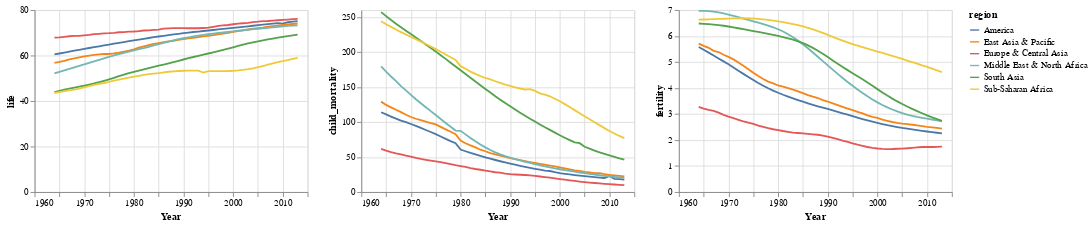

Here is the notebook cell this chart was saved with:
### Code cell
brush = alt.selection_interval()  # selection of type "interval"
chart = alt.Chart(global_df).mark_line().encode(
    alt.X('Year:Q',axis=alt.Axis(format="")), #change year take out comma
    color=alt.condition(brush, 'region:N', alt.value('lightgray'))
).properties(
    width=300,
    height=200
).add_selection(
    brush
)
chart.encode(y='life:Q')|chart.encode(y='child_mortality:Q')|chart.encode(y='fertility:Q').interactive()

### Figure 1 — Vega-Lite specification as saved in the notebook (floating-point values rounded to 4 significant figures; data arrays with more than 128 entries replaced by an {"elided": "..."} marker saying what was removed)
{"config": {"view": {"continuousWidth": 400, "continuousHeight": 300}}, "hconcat": [{"mark": "line", "encoding": {"color": {"condition": {"field": "region", "type": "nominal", "selection": "selector127"}, "value": "lightgray"}, "x": {"axis": {"format": ""}, "field": "Year", "type": "quantitative"}, "y": {"field": "life", "type": "quantitative"}}, "height": 200, "selection": {"selector127": {"type": "interval"}}, "width": 300}, {"mark": "line", "encoding": {"color": {"condition": {"field": "region", "type": "nominal", "selection": "selector127"}, "value": "lightgray"}, "x": {"axis": {"format": ""}, "field": "Year", "type": "quantitative"}, "y": {"field": "child_mortality", "type": "quantitative"}}, "height": 200, "selection": {"selector127": {"type": "interval"}}, "width": 300}, {"mark": "line", "encoding": {"color": {"condition": {"field": "region", "type": "nominal", "selection": "selector127"}, "value": "lightgray"}, "x": {"axis": {"format": ""}, "field": "Year", "type": "quantitative"}, "y": {"field": "fertility", "type": "quantitative"}}, "height": 200, "selection": {"selector127": {"type": "interval"}, "selector128": {"type": "interval", "bind": "scales", "encodings": ["x", "y"]}}, "width": 300}], "data": {"name": "data-6cbfb7cea25a893df7dc55906bece3e9"}, "$schema": "https://vega.github.io/schema/vega-lite/v4.17.0.json", "datasets": {"data-6cbfb7cea25a893df7dc55906bece3e9": {"elided": "300 records"}}}
